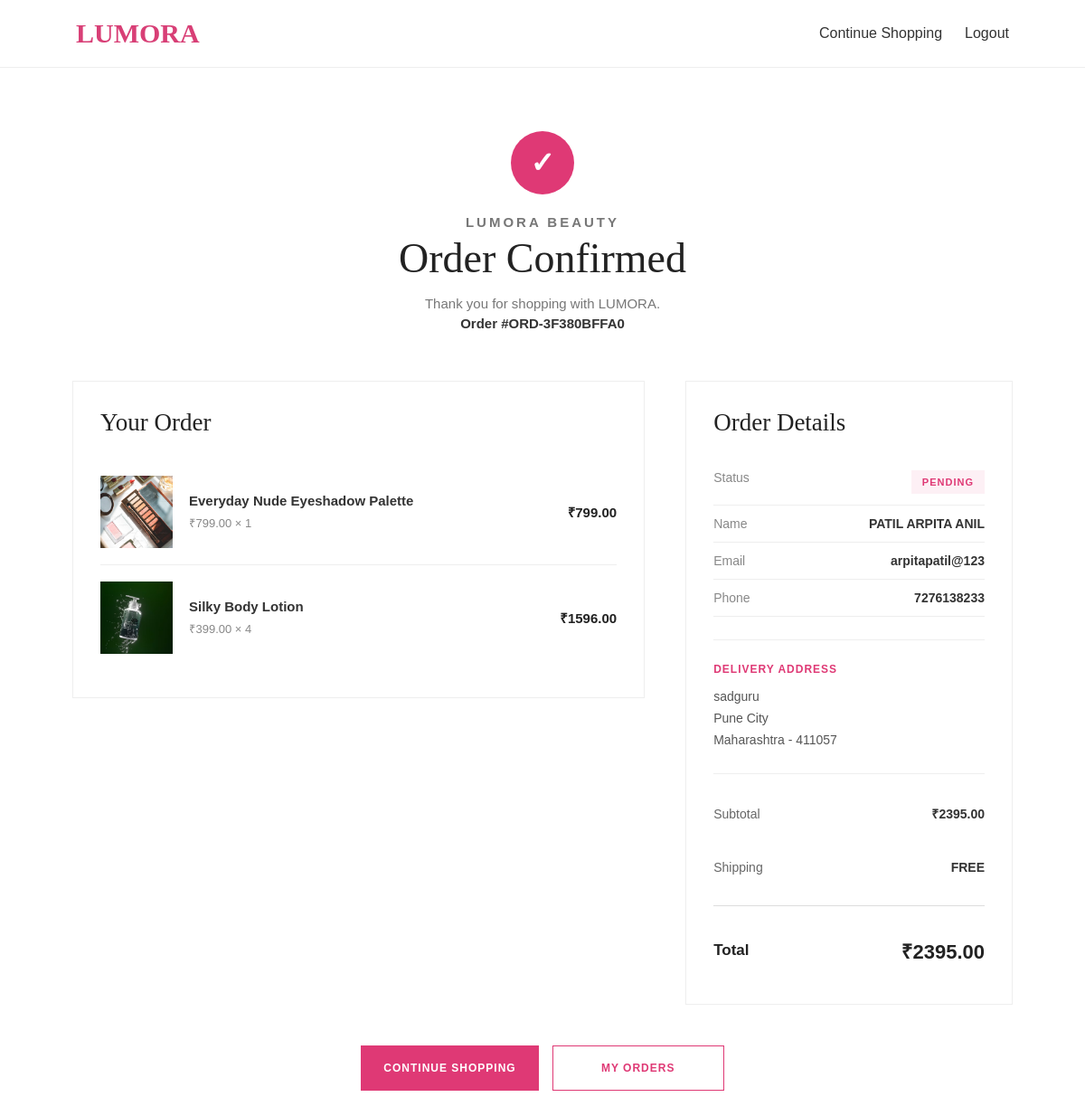
The app's page /orders/ORD-3F380BFFA0/ (signed in) with its own data.
### store/models.py (models this page shows, shortened)
class Order(models.Model):
    STATUS_CHOICES = [
        ("pending", "Pending"),
        ("confirmed", "Confirmed"),
        ("shipped", "Shipped"),
        ("delivered", "Delivered"),
        ("cancelled", "Cancelled"),
    ]
    user = models.ForeignKey(
        User,
        on_delete=models.SET_NULL,
        null=True,
        blank=True,
        related_name="orders"
    )
    order_number = models.CharField(
        max_length=30,
        unique=True
    )
    full_name = models.CharField(
        max_length=150
    )
    email = models.EmailField()
    phone = models.CharField(
        max_length=20
    )
    address = models.TextField()
    city = models.CharField(
        max_length=100
    )
    state = models.CharField(
        max_length=100
    )
    pincode = models.CharField(
        max_length=10
    )
    subtotal = models.DecimalField(
        max_digits=10,
        decimal_places=2,
        default=0,
        validators=[
            MinValueValidator(0)
        ]
    )
    shipping_charge = models.DecimalField(
        max_digits=10,
        decimal_places=2,
        default=0,
        validators=[
            MinValueValidator(0)
        ]
    )
    total_amount = models.DecimalField(
        max_digits=10,
        decimal_places=2,
        default=0,
        validators=[
            MinValueValidator(0)
        ]
    )
    status = models.CharField(
        max_length=20,
        choices=STATUS_CHOICES,
        default="pending"
    )
    created_at = models.DateTimeField(
        auto_now_add=True
    )
    updated_at = models.DateTimeField(
        auto_now=True
    )
    class Meta:
        ordering = ["-created_at"]
        indexes = [
            models.Index(
                fields=["user", "-created_at"]
            ),
            models.Index(
                fields=["status"]
            ),
        ]

class OrderItem(models.Model):
    order = models.ForeignKey(
        Order,
        on_delete=models.CASCADE,
        related_name="items"
    )
    product = models.ForeignKey(
        Product,
        on_delete=models.SET_NULL,
        null=True,
        blank=True
    )
    product_name = models.CharField(
        max_length=200
    )
    price = models.DecimalField(
        max_digits=10,
        decimal_places=2,
        validators=[
            MinValueValidator(0)
        ]
    )
    quantity = models.PositiveIntegerField(
        validators=[
            MinValueValidator(1)
        ]
    )
    total_price = models.DecimalField(
        max_digits=10,
        decimal_places=2,
        validators=[
            MinValueValidator(0)
        ]
    )

class Product(models.Model):
    category = models.ForeignKey(
        Category,
        on_delete=models.CASCADE,
        related_name="products"
    )
    name = models.CharField(
        max_length=200
    )
    slug = models.SlugField(
        max_length=220,
        unique=True
    )
    brand = models.CharField(
        max_length=100,
        blank=True
    )
    description = models.TextField()
    price = models.DecimalField(
        max_digits=10,
        decimal_places=2,
        validators=[
            MinValueValidator(0)
        ]
    )
    sale_price = models.DecimalField(
        max_digits=10,
        decimal_places=2,
        blank=True,
        null=True,
        validators=[
            MinValueValidator(0)
        ]
    )
    image = models.ImageField(
        upload_to="products/"
    )
    stock = models.PositiveIntegerField(
        default=0
    )
    rating = models.DecimalField(
        max_digits=3,
        decimal_places=1,
        default=0,
        validators=[
            MinValueValidator(0),
            MaxValueValidator(5)
        ]
    )
    reviews_count = models.PositiveIntegerField(
        default=0
    )
    is_featured = models.BooleanField(
        default=False
    )
    is_new_arrival = models.BooleanField(
        default=False
    )
    is_bestseller = models.BooleanField(
        default=False
    )
    is_active = models.BooleanField(
        default=True
    )
    created_at = models.DateTimeField(
        auto_now_add=True
    )
    updated_at = models.DateTimeField(
        auto_now=True
    )
    class Meta:
        ordering = ["-created_at"]
        indexes = [
            models.Index(
                fields=["is_active"]
            ),
            models.Index(
                fields=["category", "is_active"]
            ),
            models.Index(
                fields=["brand"]
            ),
            models.Index(
                fields=["-created_at"]
            ),
        ]

### store/views.py (the view)
@login_required
def order_detail(request, order_number):
    order = get_object_or_404(
        Order.objects.prefetch_related("items"),
        order_number=order_number,
        user=request.user
    )
    context = {
        "order": order,
    }
    return render(
        request,
        "store/order_detail.html",
        context
    )

### templates/store/order_detail.html (shortened to what this page needs)
{% load static %}
<!DOCTYPE html>
<html lang="en">
<head>
    <link
        rel="stylesheet"
        href="{% static 'css/style.css' %}"
    >
</head>
<body>
<header class="simple-store-header">
    <a
        href="{% url 'home' %}"
        class="store-logo"
    >
        LUMORA
    </a>
    <div class="store-header-links">
        <a href="{% url 'product_list' %}">
            Continue Shopping
        </a>
        <a href="{% url 'logout' %}">
            Logout
        </a>
    </div>
</header>
<main class="order-page">
    <section class="order-success">
        <div class="success-icon">
            ✓
        </div>
        <p class="order-success-label">
            LUMORA BEAUTY
        </p>
        <h1>
            Order Confirmed
        </h1>
        <p>
            Thank you for shopping with LUMORA.
        </p>
        <p class="order-number">
            Order #{{ order.order_number }}
        </p>
    </section>
    <div class="order-layout">
        <section class="order-items-card">
            <h2 class="order-card-title">
                Your Order
            </h2>
            {% for item in order.items.all %}
                <div class="order-item">
                    <div class="order-item-image">
                        {% if item.product.image %}
                            <img
                                src="{{ item.product.image.url }}"
                                alt="{{ item.product_name }}"
                            >
                        {% endif %}
                    </div>
                    <div class="order-item-info">
                        <div class="order-item-name">
                            {{ item.product_name }}
                        </div>
                        <div class="order-item-details">
                            ₹{{ item.price }} × {{ item.quantity }}
                        </div>
                    </div>
                    <div class="order-item-price">
                        ₹{{ item.total_price }}
                    </div>
                </div>
            {% endfor %}
        </section>
        <aside class="order-info-card">
            <h2 class="order-card-title">
                Order Details
            </h2>
            <div class="info-row">
                <span class="info-label">
                    Status
                </span>
                <span class="order-status">
                    {{ order.status }}
                </span>
            </div>
            <div class="info-row">
                <span class="info-label">
                    Name
                </span>
                <span class="info-value">
                    {{ order.full_name }}
                </span>
            </div>
            <div class="info-row">
                <span class="info-label">
                    Email
                </span>
                <span class="info-value">
                    {{ order.email }}
                </span>
            </div>
            <div class="info-row">
                <span class="info-label">
                    Phone
                </span>
                <span class="info-value">
                    {{ order.phone }}
                </span>
            </div>
            <div class="address-box">
                <div class="address-title">
                    DELIVERY ADDRESS
                </div>
                <div class="address-text">
                    {{ order.address }}<br>
                    {{ order.city }}<br>
                    {{ order.state }} - {{ order.pincode }}
                </div>
            </div>
            <div class="order-summary">
                <div class="summary-row">
                    <span>
                        Subtotal
                    </span>
                    <strong>
                        ₹{{ order.subtotal }}
                    </strong>
                </div>
                <div class="summary-row">
                    <span>
                        Shipping
                    </span>
                    <strong>
                        {% if order.shipping_charge == 0 %}
                            FREE
                        {% else %}
                            ₹{{ order.shipping_charge }}
                        {% endif %}
                    </strong>
                </div>
                <div class="summary-divider"></div>
                <div class="summary-total">
                    <span>
                        Total
                    </span>
                    <strong>
                        ₹{{ order.total_amount }}
                    </strong>
                </div>
            </div>
        </aside>
    </div>
    <div class="order-actions">
        <a
            href="{% url 'product_list' %}"
            class="order-action-button primary-action"
        >
            CONTINUE SHOPPING
        </a>
        <a
            href="{% url 'my_orders' %}"
            class="order-action-button secondary-action"
        >
            MY ORDERS
        </a>
    </div>
</main>
</body>
</html>

### static/css/style.css (style rules this page uses)
* { box-sizing: border-box; }
html { scroll-behavior: smooth; }
body { margin: 0; font-family: Arial, Helvetica, sans-serif; color: #222; background: #fff; }
a { color: inherit; }
.simple-store-header { min-height: 75px; padding: 0 7%; display: flex; align-items: center; justify-content: space-between; border-bottom: 1px solid #eee; background: #fff; }
.store-logo { font-family: Georgia, serif; font-size: 30px; font-weight: 700; color: #d83f76; text-decoration: none; }
.store-header-links { display: flex; gap: 25px; }
.store-header-links a { color: #333; text-decoration: none; }
.summary-row, .summary-total { display: flex; justify-content: space-between; padding: 14px 0; }
.summary-divider { height: 1px; background: #eee; }
.summary-total { font-size: 20px; font-weight: 700; }

### templates/store/order_detail.html (style rules this page uses)
.order-page { max-width: 1100px; margin: 0 auto; padding: 70px 30px 90px; }
.order-success { text-align: center; margin-bottom: 55px; }
.success-icon { width: 70px; height: 70px; margin: 0 auto 22px; display: flex; align-items: center; justify-content: center; background: #df3975; color: white; border-radius: 50%; font-size: 32px; font-weight: 700; }
.order-success-label { color: #df3975; font-size: 11px; font-weight: 700; letter-spacing: 3px; margin-bottom: 12px; }
.order-success h1 { font-family: Georgia, "Times New Roman", serif; font-size: 46px; font-weight: 400; color: #222; margin: 0 0 15px; }
.order-success p { color: #777; font-size: 15px; margin: 5px 0; }
.order-number { color: #333 !important; font-weight: 700; }
.order-layout { display: grid; grid-template-columns: 1.4fr 0.8fr; gap: 45px; align-items: start; }
.order-items-card, .order-info-card { border: 1px solid #eee; background: white; padding: 30px; }
.order-card-title { font-family: Georgia, "Times New Roman", serif; font-size: 27px; font-weight: 400; color: #222; margin: 0 0 25px; }
.order-item { display: flex; align-items: center; gap: 18px; padding: 18px 0; border-bottom: 1px solid #eee; }
.order-item:last-child { border-bottom: none; }
.order-item-image { width: 80px; height: 80px; flex-shrink: 0; background: #f8f1f4; overflow: hidden; }
.order-item-image img { width: 100%; height: 100%; object-fit: cover; display: block; }
.order-item-info { flex: 1; }
.order-item-name { font-size: 15px; font-weight: 600; color: #333; margin-bottom: 7px; }
.order-item-details { font-size: 13px; color: #888; }
.order-item-price { font-size: 15px; font-weight: 700; color: #222; white-space: nowrap; }
.info-row { display: flex; justify-content: space-between; gap: 20px; padding: 12px 0; border-bottom: 1px solid #eee; font-size: 14px; }
.info-label { color: #888; }
.info-value { color: #333; font-weight: 600; text-align: right; }
.address-box { margin-top: 25px; padding-top: 25px; border-top: 1px solid #eee; }
.address-title { font-size: 12px; font-weight: 700; letter-spacing: 1px; color: #df3975; margin-bottom: 12px; }
.address-text { color: #555; font-size: 14px; line-height: 1.7; }
.order-summary { margin-top: 25px; padding-top: 20px; border-top: 1px solid #eee; }
.summary-row { display: flex; justify-content: space-between; align-items: center; margin-bottom: 14px; font-size: 14px; color: #666; }
.summary-row strong { color: #333; }
.summary-divider { height: 1px; background: #ddd; margin: 20px 0; }
.summary-total { display: flex; justify-content: space-between; align-items: center; color: #222; font-size: 17px; font-weight: 700; }
.summary-total strong { font-size: 22px; }
.order-status { display: inline-flex; align-items: center; gap: 7px; padding: 7px 12px; background: #fdf0f5; color: #df3975; font-size: 11px; font-weight: 700; text-transform: uppercase; letter-spacing: 1px; }
.order-actions { display: flex; justify-content: center; gap: 15px; margin-top: 45px; }
.order-action-button { display: inline-flex; align-items: center; justify-content: center; min-width: 190px; min-height: 50px; padding: 0 25px; text-decoration: none; font-size: 12px; font-weight: 700; letter-spacing: 1px; transition: 0.25s ease; }
.primary-action { background: #df3975; color: white; }
.secondary-action { background: white; color: #df3975; border: 1px solid #df3975; }

### records on screen
Order: order_number "ORD-3F380BFFA0", status "PENDING", full_name "PATIL ARPITA ANIL", email "arpitapatil@123", phone "7276138233", address "sadguru", city "Pune City", state "Maharashtra", pincode "411057", subtotal "2395.00", total_amount "2395.00"
OrderItem: product.image (picture), product_name "Everyday Nude Eyeshadow Palette", price "799.00", quantity "1", total_price "799.00"
OrderItem: product.image (picture), product_name "Silky Body Lotion", price "399.00", quantity "4", total_price "1596.00"
